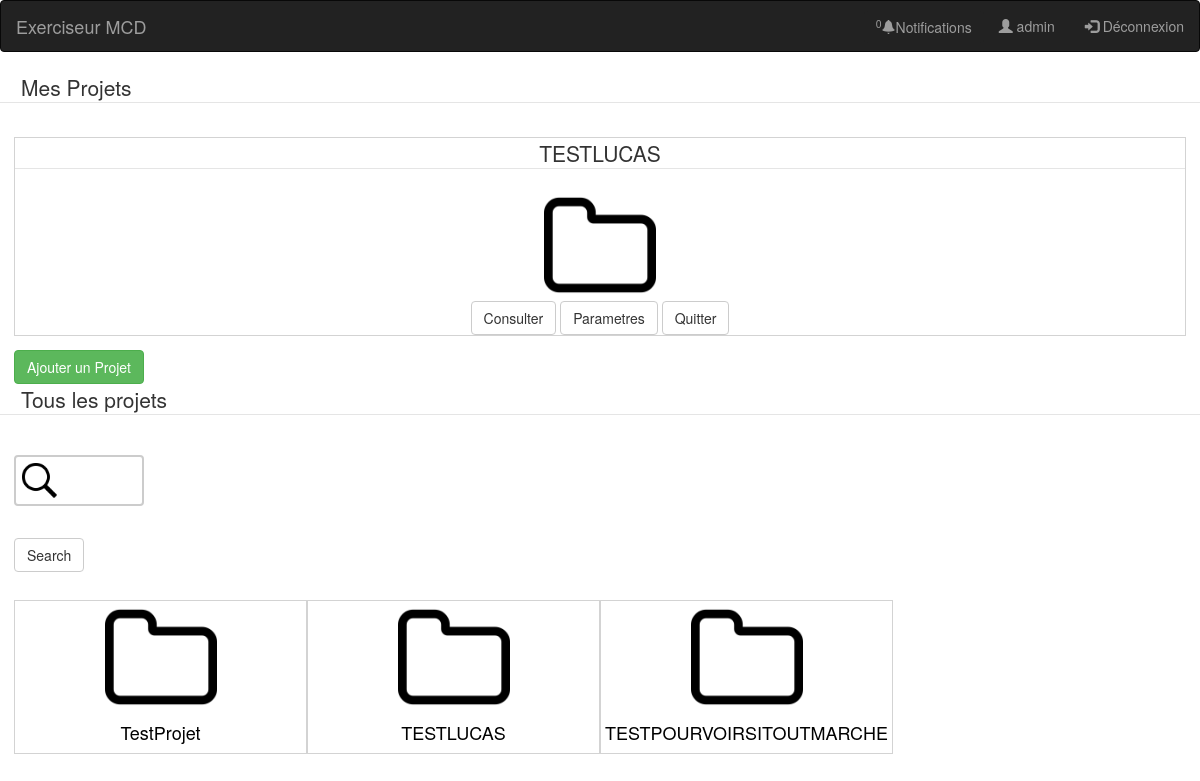
/projets/admin/1/1 (signed in), run on an earlier commit of the app's database.
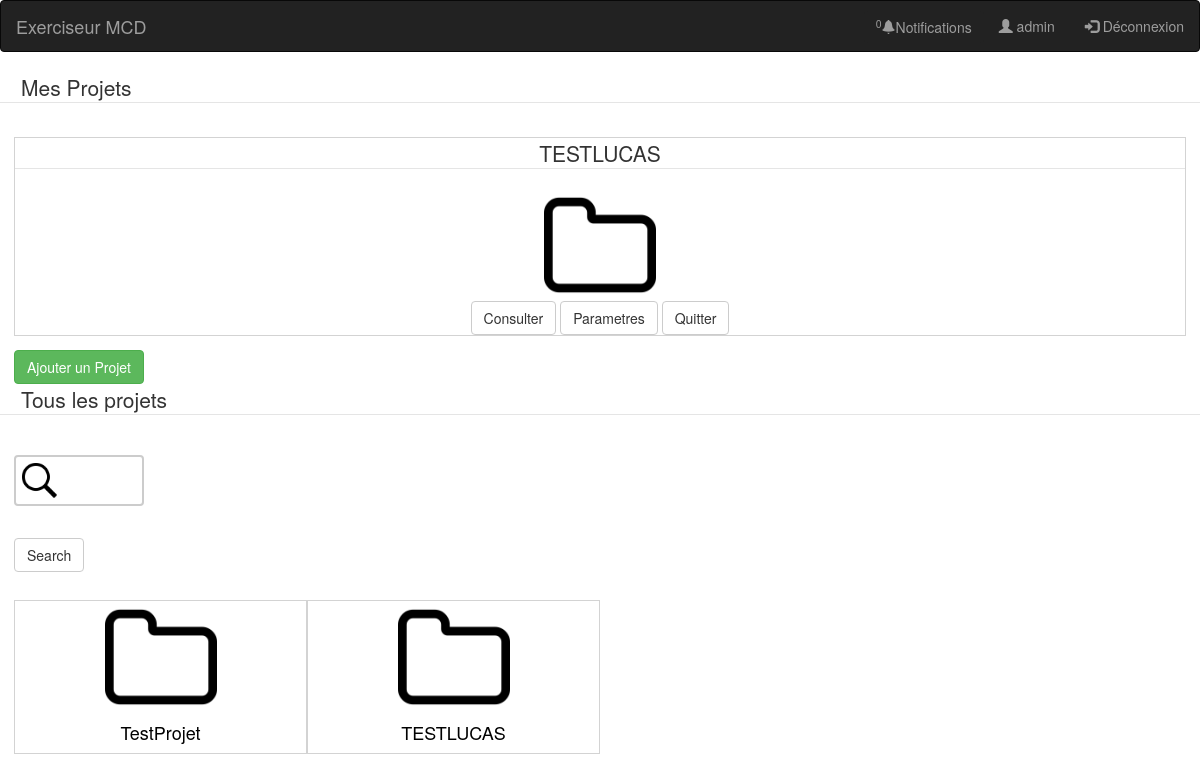
And on a later commit of the database.
### projet/models.py (models this page shows, shortened)
class User(db.Model, UserMixin):
    prenom = db.Column(db.String(100))
    nom = db.Column(db.String(100))
    login = db.Column(db.String(100),primary_key=True)
    password = db.Column(db.String(100))
    mail = db.Column(db.String(100))
    image = db.Column(db.String(100))

class Projet(db.Model):
    id = db.Column(db.Integer, primary_key=True)
    nomProj = db.Column(db.String(100))
    nomMCD = db.Column(db.String(100))
    descProj = db.Column(db.String(500))
    mcd_textuel = db.Column(db.String(500))

### projet/views.py (the view)
@app.route("/projets/<string:username>/<int:n>/<int:i>",  methods=['GET', 'POST'])#accueil avec listes des projets de l'utilsateur et la liste de tous les projets de l'application
@login_required
def page_projets(username,n,i):
	proj=get_projet_user(username,i)
	projets=get_all_projets(n)
	droiteok=True
	if get_all_projets(n+1)==[]:
		droiteok=False
	droite2ok=True
	if get_projet_user(username,i+1)==[]:
		droite2ok=False
	search = SearchForm(request.form)
	if request.method == 'POST':
		return search_results(search,username)
	return render_template("accueil_projet.html",mesproj=proj,tousproj=projets,form=search,n=n,i=i,droite=droiteok,droite2=droite2ok,search=False,username=username,nbnotif=get_nb_notifications(username),notifs=get_notifications(username))

### projet/views.py
class SearchForm(Form):
	search = StringField('')

### projet/models.py (called while the page is built)
def get_nb_notifications(nom):
    return len(Notification.query.filter(Notification.destinataire==nom).all())

def get_notifications(nom):
    return Notification.query.filter(Notification.destinataire==nom).order_by(Notification.date.desc()).all()

@login_manager.user_loader
def load_user(login):
    return User.query.get(login)

def get_projet_user(username,n):
    p= Projet.query.join(Gerer).filter(Gerer.user_login==username).all()
    res=[]
    indice=0
    if len(p)<n*5-1:
        indice=len(p)
    else:
        indice=n*5-1
    if n==1:
        start=(n-1)*5
    else:
        start=(n-1)*5-1
    for i in range(start,indice):
        res.append(p[i])
    return res

def get_all_projets(n):
    p=Projet.query.all()
    res=[]
    indice=0
    if len(p)<n*5-1:
        indice=len(p)
    else:
        indice=n*5-n
    if n==1:
        start=(n-1)*5
    else:
        start=(n-1)*5-(n-1)
    for i in range(start,indice):
        res.append(p[i])
    return res

### projet/templates/accueil_projet.html (shortened to what this page needs)
{% extends "base_excerciseur.html" %}
{% block styles %}
{{ super() }}
  <link rel="stylesheet" href= "{{url_for('static',filename='accueil_projet.css') }}"/>
{% endblock %}
  {% block contain %}
  {% if current_user.login != username %}
    <h1>Vous n'avez pas le droit d'accéder à cette page</h1>
  {% else %}
  <fieldset>
    <legend>Mes Projets</legend>
    <section class="projets">
        {% for p in mesproj %}
        <div id="mesproj">
          <fieldset>
            <legend>{{p.nomProj}}</legend>
            <img src="{{url_for('static',filename='dossier.png')}}">
          </fieldset>
          <a href="{{ url_for('page_projet_perso',username = current_user.login,idProj=p.id) }}"><input class="btn btn-default" type="submit" value="Consulter"></a>
          <a href="{{url_for('parametresProj',username=current_user.login,nomProj=p.nomProj)}}"><input class="btn btn-default" type="submit" value="Parametres"></a>
          <a href="/projets/{{current_user.login}}/{{p.nomProj}}/quitter"><input class="btn btn-default" type="submit" value="Quitter"></a>
          </div>
        {% endfor %}
        </section>
        <a href="{{ url_for('add_projets', username=current_user.login) }}"><input class="btn btn-success" type="submit" value="Ajouter un Projet" id="ajoutproj"></a>
    </fieldset>
    <fieldset>
      <legend>Tous les projets</legend>
      {% from "_formhelpers.html" import render_field %}
      <div id=search>
      <form method=post>
      {{ render_field(form.search) }}
      <input class="btn btn-default" type=submit value=Search>
      </form>
      <section class="projets " id="pro">
        {% if search %}
        {% for i in range(tousproj|length) %}
        {% if i<(4) %}
        <div id="tousproj">
          <a href="{{url_for('description',username=current_user.login,nomProj=tousproj[i].nomProj)}}">
            <img src="{{url_for('static',filename='dossier.png')}}">
            <h4>{{tousproj[i].nomProj}}</h4>
          </a>
        </div>
        {% else %}
        <div id="tousproj" class="collapse" >
          <a href="{{url_for('description',username=current_user.login,nomProj=tousproj[i].nomProj)}}">
            <img src="{{url_for('static',filename='dossier.png')}}">
            <h4>{{tousproj[i].nomProj}}</h4>
          </a>
        </div>
        {% endif %}
        {% endfor %}
        {% else %}
        {% for p in tousproj %}
        <div id="tousproj">
          <a href="{{url_for('description',username=current_user.login,nomProj=p.nomProj)}}">
            <img src="{{url_for('static',filename='dossier.png')}}">
            <h4>{{p.nomProj}}</h4>
          </a>
        </div>
        {% endfor %}
        {% endif %}
      </section>
      </fieldset>
      {% endif %}
  {% endblock %}

### projet/templates/base_excerciseur.html (shortened to what this page needs)
<!DOCTYPE html>
<html>
<head>
{% block styles %}
    <link href="https://maxcdn.bootstrapcdn.com/bootstrap/3.3.7/css/bootstrap.min.css" rel="stylesheet">
    <link href="{{url_for('static',filename='base_exerciseur.css')}}" rel="stylesheet">
{% endblock %}
</head>
<body>
{% block navbar %}
<nav class="navbar navbar-inverse">
 <div class="container-fluid">
   <div class="navbar-header">
     <a href="/projets/{{username}}/1/1" class="navbar-brand">Exerciseur MCD</a>
   </div>
   <ul class="nav navbar-nav navbar-right">
     <li><button  class="btn btn-default " data-toggle="dropdown" aria-haspopup="true" aria-expanded="true" id="notif">Notifications></button>
     </li>
     <li><a href="{{url_for('accueil_compte')}}"><span class="glyphicon glyphicon-user"></span> {{current_user.login}}</a></li>
      <li><a href="{{url_for('deconnexion')}}"><span class="glyphicon glyphicon-log-in"></span> Déconnexion</a></li>
   </ul>
 </div>
</nav>
{% endblock %}
{% block contain %}
{% endblock %}
</body>
</html>

### projet/templates/_formhelpers.html (shortened to what this page needs)
{% macro render_field(field) %}
    <dt>{{ field.label }}
    <dd>{{ field(**kwargs)|safe }}
    </dd>
{% endmacro %}

### projet/static/base_exerciseur.css (style rules this page uses)
#notif { margin-top: 0.7em; font-family: "Helvetica Neue",Helvetica,Arial,sans-serif; font-size: 14px; line-height: 1.42857143; color: #9D9D9D; background-color: #222222; border-style: none; }

### projet/static/accueil_projet.css (style rules this page uses)
.projets { margin: 1em; display: flex; }
body>fieldset>legend { margin-top: 1em; padding-left: 1em; }
img { width:8em; }
a, a:hover { color:black; text-decoration:none; }
#mesproj,#tousproj { border-style:solid; border-width:0.1em; border-color: lightgrey; text-align: center; flex:1 1 25%; }
#ajoutproj { margin-left: 1em; }
#search>form>dd>input[type=text] { color:black; margin-bottom: 2em; width: 130px; box-sizing: border-box; border: 2px solid #ccc; border-radius: 4px; font-size: 16px; background-color: white; background-image: url('./images/search.png'); background-size: contain; background-position: 0px 0px; background-repeat: no-repeat; padding: 12px 20px 12px 40px; -webkit-transition: width 0.4s ease-in-out; transition: width 0.4s ease-in-out; }
#tousproj { flex:0 0 25%; margin-top: 1em; }
button { margin-left: 1em; }
form { margin-left:1em; }

What changed in the data, as far as the page shows it:
removed Projet: nomProj "TESTPOURVOIRSITOUTMARCHE", shown under "Tous les projets"
